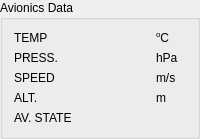
    <widget class="QGroupBox" name="avionics_box">
     <property name="title">
      <string>Avionics Data</string>
     </property>
     <layout class="QGridLayout" name="gridLayout_8">
      <item row="3" column="2">
       <widget class="QLabel" name="hpa_unit_label">
        <property name="maximumSize">
         <size>
          <width>30</width>
          <height>16777215</height>
         </size>
        </property>
        <property name="text">
         <string>hPa</string>
        </property>
       </widget>
      </item>
      <item row="6" column="0">
       <widget class="QLabel" name="avionics_state_label">
        <property name="text">
         <string>AV. STATE</string>
        </property>
       </widget>
      </item>
      <item row="3" column="0">
       <widget class="QLabel" name="pressure_label">
        <property name="text">
         <string>PRESS.</string>
        </property>
       </widget>
      </item>
      <item row="5" column="1">
       <widget class="QLabel" name="altitude_panel_telemetry">
        <property name="text">
         <string/>
        </property>
       </widget>
      </item>
      <item row="4" column="0">
       <widget class="QLabel" name="speed_label">
        <property name="text">
         <string>SPEED</string>
        </property>
       </widget>
      </item>
      <item row="5" column="2">
       <widget class="QLabel" name="m_unit_label_3">
        <property name="maximumSize">
         <size>
          <width>30</width>
          <height>16777215</height>
         </size>
        </property>
        <property name="text">
         <string>m</string>
        </property>
       </widget>
      </item>
      <item row="5" column="0">
       <widget class="QLabel" name="altitude_label_telemetry">
        <property name="text">
         <string>ALT.</string>
        </property>
       </widget>
      </item>
      <item row="4" column="1">
       <widget class="QLabel" name="speed_panel">
        <property name="text">
         <string/>
        </property>
       </widget>
      </item>
      <item row="0" column="1">
       <widget class="QLabel" name="temperature_panel">
        <property name="text">
         <string/>
        </property>
       </widget>
      </item>
      <item row="3" column="1">
       <widget class="QLabel" name="pressure_panel">
        <property name="text">
         <string/>
        </property>
       </widget>
      </item>
      <item row="4" column="2">
       <widget class="QLabel" name="m_s_unit_label">
        <property name="maximumSize">
         <size>
          <width>30</width>
          <height>16777215</height>
         </size>
        </property>
        <property name="text">
         <string>m/s</string>
        </property>
       </widget>
      </item>
      <item row="0" column="0">
       <widget class="QLabel" name="temperature_label">
        <property name="text">
         <string>TEMP</string>
        </property>
       </widget>
      </item>
      <item row="0" column="2">
       <widget class="QLabel" name="celcius_label">
        <property name="minimumSize">
         <size>
          <width>0</width>
          <height>0</height>
         </size>
        </property>
        <property name="maximumSize">
         <size>
          <width>30</width>
          <height>16777215</height>
         </size>
        </property>
        <property name="text">
         <string>&lt;html&gt;&lt;head/&gt;&lt;body&gt;&lt;p&gt;&lt;span style=&quot; vertical-align:super;&quot;&gt;o&lt;/span&gt;C&lt;/p&gt;&lt;/body&gt;&lt;/html&gt;</string>
        </property>
       </widget>
      </item>
      <item row="6" column="1" colspan="2">
       <widget class="QLabel" name="avionics_state_panel">
        <property name="text">
         <string/>
        </property>
       </widget>
      </item>
     </layout>
    </widget>
